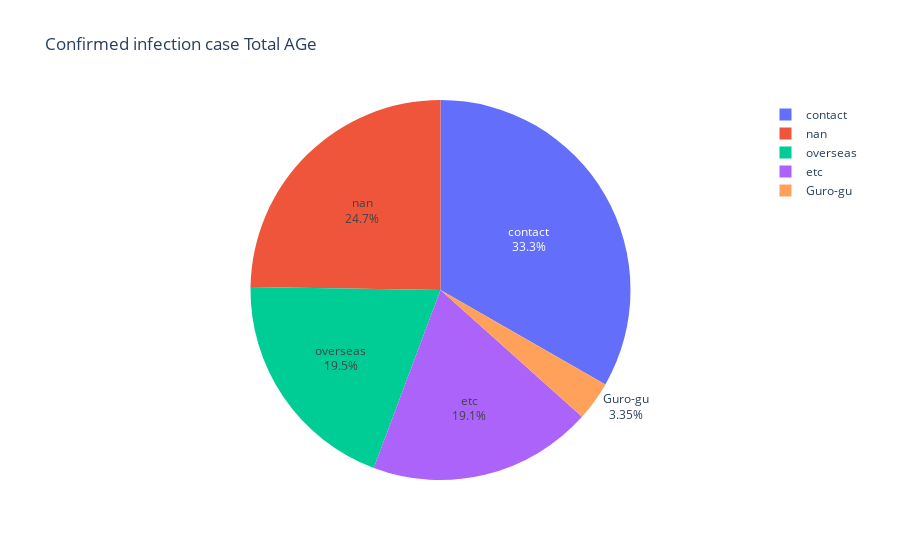

Notebook code for this chart:
### Code cell
fig = go.Figure()
fig.add_trace(go.Pie(labels=patientTotal.index, values=patientTotal.values,
                     textinfo='label+percent'))

fig.update_layout(title='Confirmed infection case Total AGe')

fig.show()

### Figure 1 — Plotly figure (JSON) as saved in the notebook; plotly's stock layout.template omitted (floating-point values rounded to 4 significant figures)
{"data": [{"labels": ["contact", "nan", "overseas", "etc", "Guro-gu"], "textinfo": "label+percent", "type": "pie", "values": [1112, 827, 653, 638, 112]}], "layout": {"title": {"text": "Confirmed infection case Total AGe"}}}
